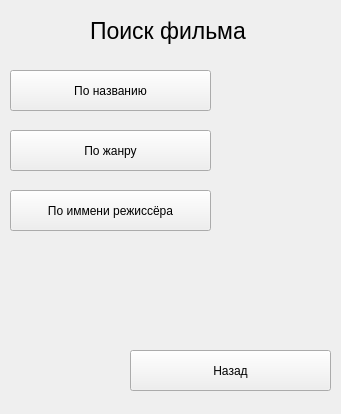
<?xml version="1.0" encoding="UTF-8"?>
<ui version="4.0">
 <class>WFind</class>
 <widget class="QWidget" name="WFind">
  <property name="geometry">
   <rect>
    <x>0</x>
    <y>0</y>
    <width>341</width>
    <height>414</height>
   </rect>
  </property>
  <property name="windowTitle">
   <string>Form</string>
  </property>
  <widget class="QPushButton" name="BBack">
   <property name="geometry">
    <rect>
     <x>130</x>
     <y>350</y>
     <width>201</width>
     <height>41</height>
    </rect>
   </property>
   <property name="text">
    <string>Назад</string>
   </property>
  </widget>
  <widget class="QLabel" name="LEKino">
   <property name="geometry">
    <rect>
     <x>90</x>
     <y>10</y>
     <width>201</width>
     <height>41</height>
    </rect>
   </property>
   <property name="font">
    <font>
     <pointsize>17</pointsize>
    </font>
   </property>
   <property name="text">
    <string>Поиск фильма</string>
   </property>
  </widget>
  <widget class="QPushButton" name="ByTitle">
   <property name="geometry">
    <rect>
     <x>10</x>
     <y>70</y>
     <width>201</width>
     <height>41</height>
    </rect>
   </property>
   <property name="text">
    <string>По названию</string>
   </property>
  </widget>
  <widget class="QPushButton" name="ByGenre">
   <property name="geometry">
    <rect>
     <x>10</x>
     <y>130</y>
     <width>201</width>
     <height>41</height>
    </rect>
   </property>
   <property name="text">
    <string>По жанру</string>
   </property>
  </widget>
  <widget class="QPushButton" name="BDirector_name">
   <property name="geometry">
    <rect>
     <x>10</x>
     <y>190</y>
     <width>201</width>
     <height>41</height>
    </rect>
   </property>
   <property name="text">
    <string>По иммени режиссёра</string>
   </property>
  </widget>
 </widget>
 <resources/>
 <connections/>
</ui>
